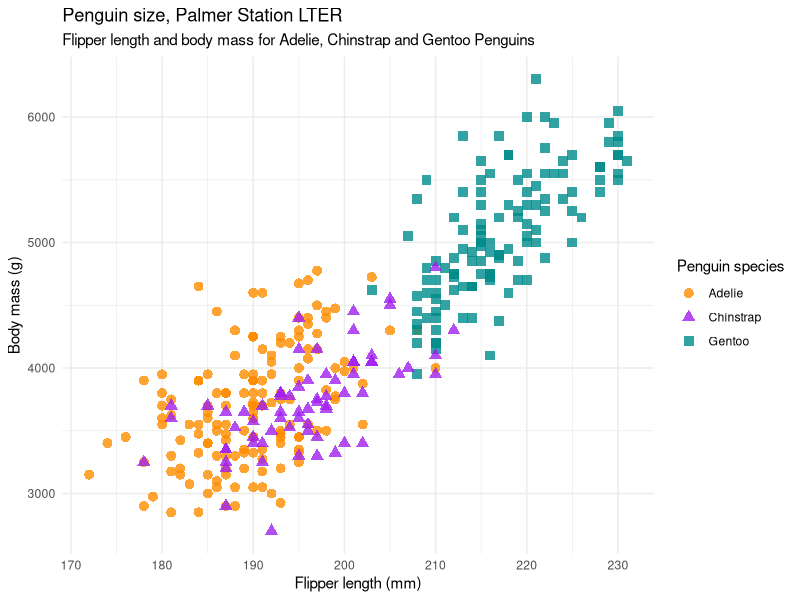

Here is the R script that generated this plot:

## load penguin dataset from palmerpenguins
# https://www.r-bloggers.com/2020/06/penguins-dataset-overview-iris-alternative-in-r/
library(palmerpenguins)



## Figure 2 = penguin sizes
library(tidyverse)
gg2<-ggplot(data = penguins,
            aes(x = flipper_length_mm,
                y = body_mass_g)) +
  geom_point(aes(color = species,
                 shape = species),
             size = 3,
             alpha = 0.8) +
  scale_color_manual(values = c("darkorange","purple","cyan4")) +
  labs(title = "Penguin size, Palmer Station LTER",
       subtitle = "Flipper length and body mass for Adelie, Chinstrap and Gentoo Penguins",
       x = "Flipper length (mm)",
       y = "Body mass (g)",
       color = "Penguin species",
       shape = "Penguin species") +
  theme_minimal()


# use print to output plots when a script is sourced
print(gg2)